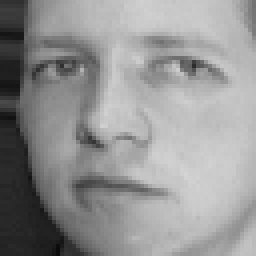
#> input picture HW3/dataset/original/person_1/4.png, 64 x 64 px (shown 4 times larger); its folder holds only this picture in this run
$ python deidentify.py
#> lines starting #> are read from the running program, lines starting #| are printed output that depends on the picture
#> in generate_deidentified_datasets, img is the input picture: shape (64, 64); min 10, max 212, mean 147.6
import os
import cv2
import numpy as np

def apply_pixelization(img, block_size):
    """
    將圖片進行馬賽克處理 (Pixelization)
    :param block_size: b 值 (例如 4, 8, 16)
    """
#> called with block_size = 2
    h, w = img.shape[:2]
#> h = 64; w = 64
    # 縮小
    small = cv2.resize(img, (w // block_size, h // block_size), interpolation=cv2.INTER_LINEAR)
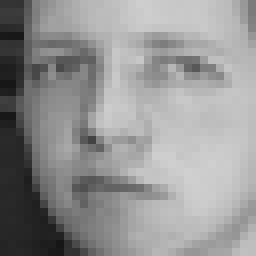
#> small: shape (32, 32) (shown 8 times larger); min 22, max 208, mean 147.8
    # 放大回原尺寸
    pixelized = cv2.resize(small, (w, h), interpolation=cv2.INTER_NEAREST)
    return pixelized

def apply_gaussian_blur(img, k):
    """
    將圖片進行高斯模糊 (Gaussian Blur)
    :param k: kernel size (例如 15, 45, 99)
    """
    return cv2.GaussianBlur(img, (k, k), 0)

def generate_deidentified_datasets(base_dir="../dataset"):
    original_dir = os.path.join(base_dir, "original")

    # 定義要做的去識別化參數
    methods = {
        'pixel_b2': lambda x: apply_pixelization(x, 2),
        'pixel_b4': lambda x: apply_pixelization(x, 4),
        'pixel_b8': lambda x: apply_pixelization(x, 8),
        'pixel_b16': lambda x: apply_pixelization(x, 16),
        'blur_k5': lambda x: apply_gaussian_blur(x, 5),
        'blur_k15': lambda x: apply_gaussian_blur(x, 15),
        'blur_k45': lambda x: apply_gaussian_blur(x, 45),
        'blur_k95': lambda x: apply_gaussian_blur(x, 95),
    }

    for method_name, func in methods.items():
        out_dir = os.path.join(base_dir, method_name)
        os.makedirs(out_dir, exist_ok=True)
        print(f"Generating {method_name} ...")

        for person in os.listdir(original_dir):
            person_in_dir = os.path.join(original_dir, person)
            if not os.path.isdir(person_in_dir):
                continue

            person_out_dir = os.path.join(out_dir, person)
            os.makedirs(person_out_dir, exist_ok=True)

            for img_name in os.listdir(person_in_dir):
                if not img_name.endswith(('.png', '.jpg', '.pgm')):
                    continue

                img_path = os.path.join(person_in_dir, img_name)
                img = cv2.imread(img_path, cv2.IMREAD_GRAYSCALE)

                if img is not None:
                    # 套用去識別化
                    processed_img = func(img)

                    # 儲存
                    out_path = os.path.join(person_out_dir, img_name)
                    cv2.imwrite(out_path, processed_img)

if __name__ == "__main__":
    generate_deidentified_datasets()
    print("去識別化資料集 (Pixelization, Gaussian Blur) 產生完成！")
